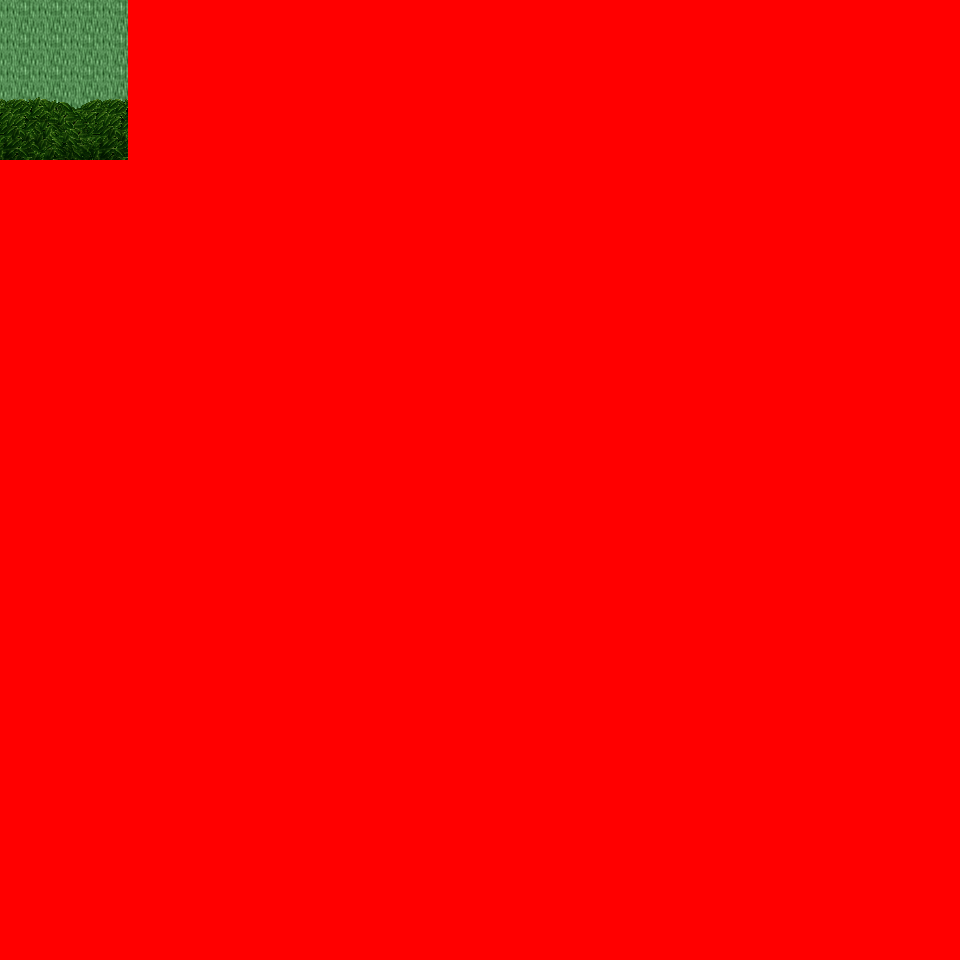

This is a level from a 2D game, rendered from its Tiled map with the project's own tilesets. A one-line summary and the map file follow, with tile-layer data summarised:
An orthogonal 30x30 tile map with 32x32 px tiles, 6 tile layers (Ground, Object, Object2, Above, ...), 13 tilesets and 2 objects (2x mapchange).

<map version="1.0" orientation="orthogonal" renderorder="right-down" width="30" height="30" tilewidth="32" tileheight="32" nextobjectid="3">
  <tileset firstgid="1" name="tileset_logic_collision" tilewidth="32" tileheight="32" tilecount="1" columns="1">
    <image source="../drawable/tileset_logic_collision.png" width="32" height="32" />
  </tileset>
  <tileset firstgid="2" name="tileset_ground_ground" tilewidth="32" tileheight="32" tilecount="33" columns="3">
    <image source="../drawable/tileset_ground_ground.png" width="96" height="352" />
  </tileset>
  <tileset firstgid="35" name="tileset_ground_ridge_earth_pale" tilewidth="32" tileheight="32" tilecount="96" columns="12">
    <image source="../drawable/tileset_ground_ridge_earth_pale.png" width="384" height="256" />
  </tileset>
  <tileset firstgid="131" name="tileset_ground_ridge_earth_dark" tilewidth="32" tileheight="32" tilecount="96" columns="12">
    <image source="../drawable/tileset_ground_ridge_earth_dark.png" width="384" height="256" />
  </tileset>
  <tileset firstgid="227" name="tileset_ground_ladder_horizontal_dark" tilewidth="32" tileheight="32" tilecount="3" columns="1">
    <image source="../drawable/tileset_ground_ladder_horizontal_dark.png" width="32" height="96" />
  </tileset>
  <tileset firstgid="230" name="tileset_plant_tree_tree_darkgreen" tilewidth="32" tileheight="32" tilecount="88" columns="8">
    <image source="../drawable/tileset_plant_tree_tree_darkgreen.png" width="256" height="352" />
  </tileset>
  <tileset firstgid="318" name="tileset_plant_stump_stump_pale_purple" tilewidth="32" tileheight="32" tilecount="4" columns="2">
    <image source="../drawable/tileset_plant_stump_stump_pale_purple.png" width="64" height="64" />
  </tileset>
  <tileset firstgid="322" name="tileset_plant_stump_hollow_logs" tilewidth="32" tileheight="32" tilecount="6" columns="3">
    <image source="../drawable/tileset_plant_stump_hollow_logs.png" width="96" height="64" />
  </tileset>
  <tileset firstgid="328" name="tileset_plant_flower_daisy_yellow" tilewidth="32" tileheight="32" tilecount="8" columns="2">
    <image source="../drawable/tileset_plant_flower_daisy_yellow.png" width="64" height="128" />
  </tileset>
  <tileset firstgid="336" name="tileset_plant_flower_daisy_blue" tilewidth="32" tileheight="32" tilecount="8" columns="2">
    <image source="../drawable/tileset_plant_flower_daisy_blue.png" width="64" height="128" />
  </tileset>
  <tileset firstgid="344" name="tileset_plant_bush_leafy_2" tilewidth="32" tileheight="32" tilecount="12" columns="6">
    <image source="../drawable/tileset_plant_bush_leafy_2.png" width="192" height="64" />
  </tileset>
  <tileset firstgid="356" name="tileset_ground_rock_pebbles" tilewidth="32" tileheight="32" tilecount="3" columns="1">
    <image source="../drawable/tileset_ground_rock_pebbles.png" width="32" height="96" />
  </tileset>
  <tileset firstgid="359" name="tileset_building_fence_fence_chunky" tilewidth="32" tileheight="32" tilecount="21" columns="3">
    <image source="../drawable/tileset_building_fence_fence_chunky.png" width="96" height="224" />
  </tileset>
  <layer name="Ground" width="30" height="30">
    <data>[900 cells, 900 non-empty, 5 distinct tile ids]</data>
  </layer>
  <layer name="Object" width="30" height="30">
    <data>[900 cells, 232 non-empty, 25 distinct tile ids]</data>
  </layer>
  <layer name="Object2" width="30" height="30">
    <data>[900 cells, 15 non-empty, 5 distinct tile ids]</data>
  </layer>
  <layer name="Above" width="30" height="30">
    <data>[900 cells, 108 non-empty, 14 distinct tile ids]</data>
  </layer>
  <layer name="Above2" width="30" height="30">
    <data>[900 cells, 0 non-empty, 0 distinct tile ids]</data>
  </layer>
  <layer name="Walkable" width="30" height="30">
    <data>[900 cells, 880 non-empty, 1 distinct tile ids]</data>
  </layer>
  <objectgroup name="MapEvents">
    <object id="1" name="north" type="mapchange" x="0" y="0" width="128" height="32">
      <properties>
        <property name="map" value="0_ados_mountain_n2_w2_x1_y2" />
        <property name="place" value="south" />
      </properties>
    </object>
    <object id="2" name="west" type="mapchange" x="0" y="0" width="32" height="160">
      <properties>
        <property name="map" value="0_ados_mountain_n2_w2_x0_y3" />
        <property name="place" value="east" />
      </properties>
    </object>
  </objectgroup>
</map>
